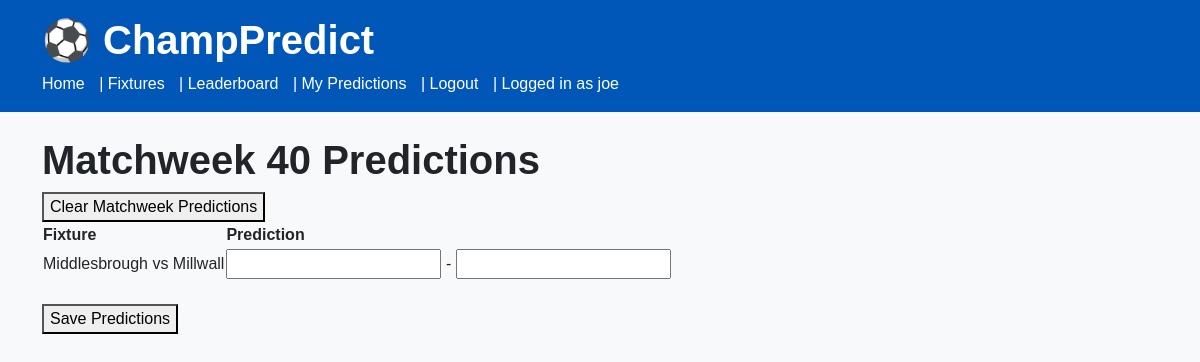
The app's page /matchweek/40/ (signed in), older data.
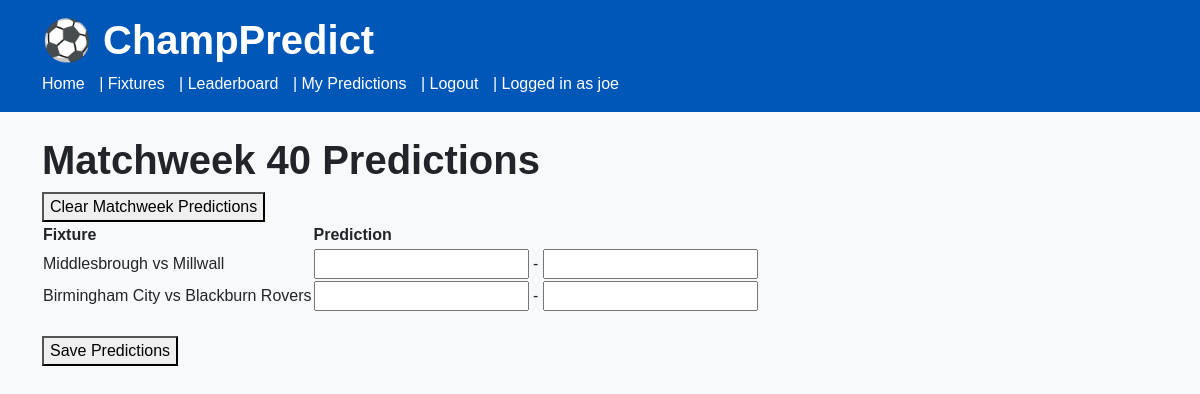
The same page, newer data.
### predictor/models.py (models this page shows, shortened)
class Fixture(models.Model):
    STATUS_CHOICES = [
        ("upcoming", "Upcoming"),
        ("played", "Played"),
    ]
    season = models.CharField(max_length=20)
    matchweek = models.PositiveIntegerField()
    home_team = models.ForeignKey(
        Team,
        on_delete=models.CASCADE,
        related_name="home_fixtures"
    )
    away_team = models.ForeignKey(
        Team,
        on_delete=models.CASCADE,
        related_name="away_fixtures"
    )
    kickoff_datetime = models.DateTimeField()
    status = models.CharField(
        max_length=10,
        choices=STATUS_CHOICES,
        default="upcoming"
    )
    class Meta:
        ordering = ["kickoff_datetime"]
        unique_together = ("season", "matchweek", "home_team", "away_team")
    def is_locked(self):
        return timezone.now() >= self.kickoff_datetime

class Team(models.Model):
    name = models.CharField(max_length=100, unique=True)
    class Meta:
        ordering = ["name"]
    def __str__(self):
        return self.name

### predictor/views.py (the view)
@login_required
def matchweek_predictions(request, matchweek):
    fixtures = Fixture.objects.filter(
        matchweek=matchweek
    ).order_by("kickoff_datetime")
    prediction_forms = []
    if request.method == "POST":
        if "clear_matchweek" in request.POST:
            deleted_count = 0
            for fixture in fixtures:
                if fixture.is_locked():
                    continue
                deleted, _ = Prediction.objects.filter(
                    user=request.user,
                    fixture=fixture
                ).delete()
                deleted_count += deleted
            if deleted_count > 0:
                messages.success(
                    request,
                    "Matchweek predictions cleared successfully."
                )
            else:
                messages.info(
                    request,
                    "No unlocked matchweek predictions were available to clear."
                )
            return redirect("matchweek_predictions", matchweek=matchweek)
        all_valid = True
        for fixture in fixtures:
            existing_prediction = Prediction.objects.filter(
                user=request.user,
                fixture=fixture
            ).first()
            form = PredictionForm(
                request.POST,
                instance=existing_prediction,
                prefix=f"fixture_{fixture.id}"
            )
            prediction_forms.append({
                "fixture": fixture,
                "form": form,
            })
            if not form.is_valid():
                all_valid = False
        if all_valid:
            for item in prediction_forms:
                fixture = item["fixture"]
                form = item["form"]
                if fixture.is_locked():
                    continue
                home = form.cleaned_data.get("predicted_home_goals")
                away = form.cleaned_data.get("predicted_away_goals")
                if home is None and away is None:
                    continue
                prediction = form.save(commit=False)
                prediction.user = request.user
                prediction.fixture = fixture
                prediction.save()
            messages.success(request, "Matchweek predictions saved successfully.")
            return redirect("matchweek_predictions", matchweek=matchweek)
    else:
        for fixture in fixtures:
            existing_prediction = Prediction.objects.filter(
                user=request.user,
                fixture=fixture
            ).first()
            form = PredictionForm(
                instance=existing_prediction,
                prefix=f"fixture_{fixture.id}"
            )
            prediction_forms.append({
                "fixture": fixture,
                "form": form,
            })
    context = {
        "matchweek": matchweek,
        "prediction_forms": prediction_forms,
    }
    return render(
        request,
        "predictor/matchweek_predictions.html",
        context
    )

### predictor/templates/predictor/matchweek_predictions.html (shortened to what this page needs)
{% extends "predictor/base.html" %}
{% block content %}
<h1>Matchweek {{ matchweek }} Predictions</h1>
<form method="POST">
    <button
        type="submit"
        name="clear_matchweek"
        value="1"
        onclick="return confirm('Are you sure you want to clear your saved predictions for this matchweek?')">
        Clear Matchweek Predictions
    </button>
</form>
<form method="POST">
    <table>
        <tr>
            <th>Fixture</th>
            <th>Prediction</th>
        </tr>
        {% for item in prediction_forms %}
        <tr>
            <td>
                {{ item.fixture.home_team }} vs {{ item.fixture.away_team }}
            </td>
            <td>
                {% if item.fixture.is_locked %}
                    Predictions locked
                {% else %}
                    {{ item.form.predicted_home_goals }}
                    -
                    {{ item.form.predicted_away_goals }}
                {% endif %}
            </td>
        </tr>
        {% empty %}
        <tr>
            <td colspan="2">No fixtures available for this matchweek.</td>
        </tr>
        {% endfor %}
    </table>
    <br>
    <button type="submit">Save Predictions</button>
</form>
{% endblock %}

Row changes from the older to the newer data that the page shows:
added Fixture: fixture.home_team "Birmingham City", fixture.away_team "Blackburn Rovers"
